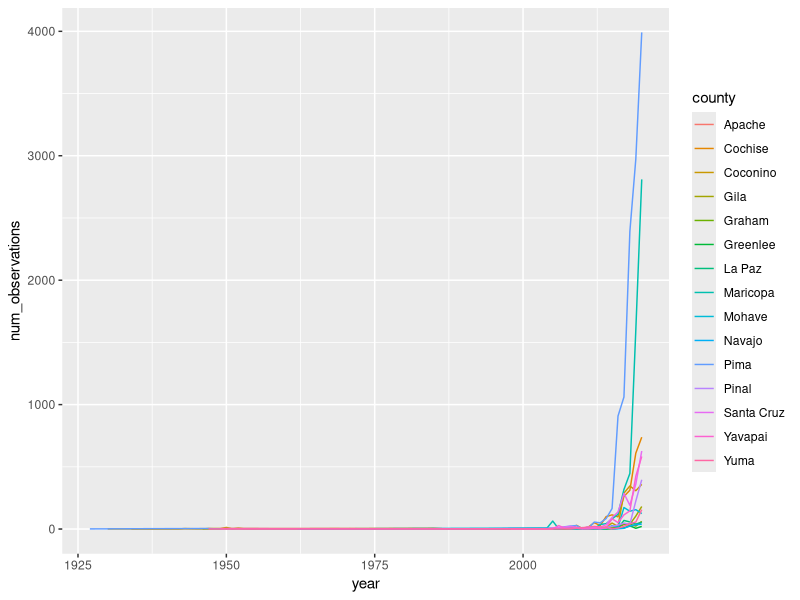
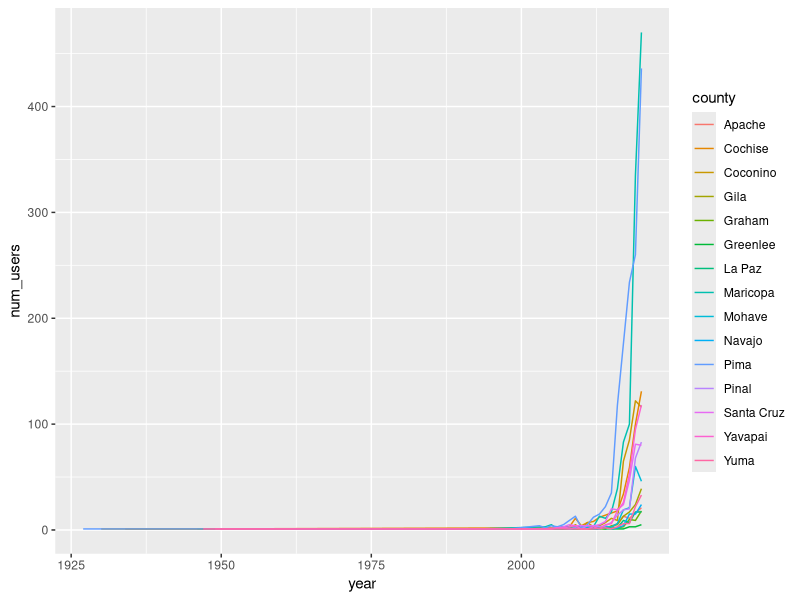
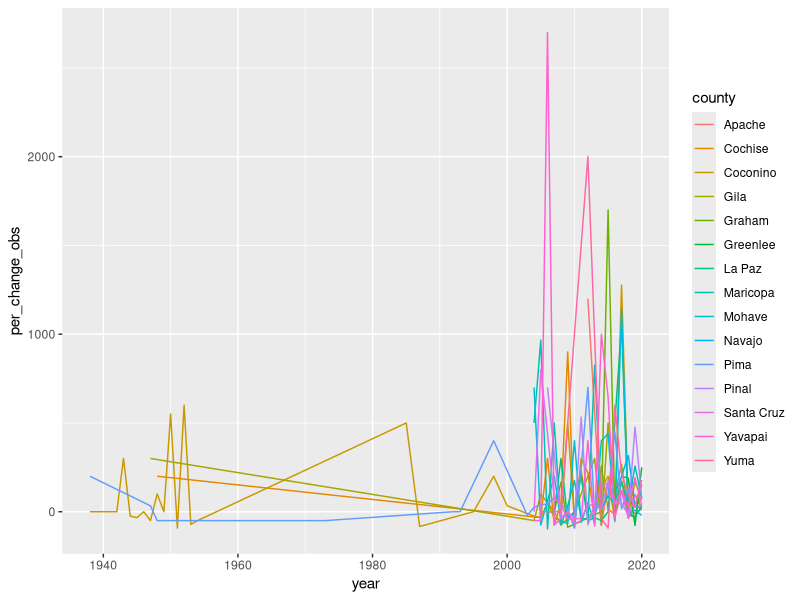
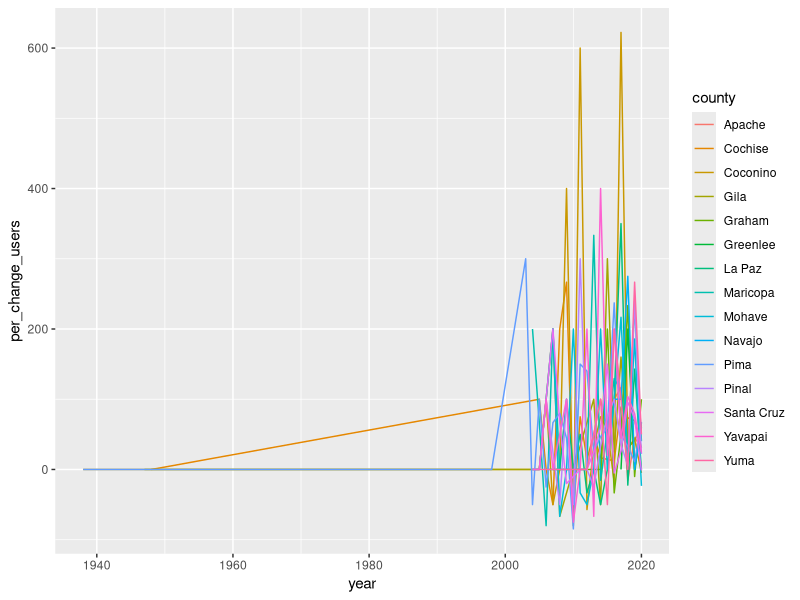

Recreate these plots in R, in order.
# Description of what script does
# Kathleen L Prudic
# klprudic@arizona.edu
# created 2020-07-09

# Remove wonton variables 
rm(list = ls())

# Load additional packages
library(tidyverse)
library(lubridate)

# Load data 
arizona_obs <- read_csv(file = "data/2011-2020-iNat-Arizona.csv")

# Filter data to have months March, April, May only
arizona_spring <- arizona_obs %>%
  filter(month(observed_on) %in% c(3, 4, 5))

# Count number of unique users and observations by county for 2018, 2019, 2020
# Column names are county, year, users, observations
arizona_counts <- arizona_spring %>%
  group_by(place_county_name, year(observed_on)) %>%
  summarize(num_observations = n(), 
            num_users = length(unique(user_id)))

# Rename columns from place_county_name to county and year(observed_on) to year
arizona_counts <- arizona_counts %>% 
  rename(county = place_county_name, 
         year = "year(observed_on)")

# Plot number of observations 
obs_plot <- ggplot(data = arizona_counts, mapping = aes(x = year, 
                                                        y = num_observations,
                                                        group = county, 
                                                        color = county)) +
  geom_line()
obs_plot

# Plot number of users
users_plot <- ggplot(data = arizona_counts, mapping = aes (x = year, 
                                                           y = num_users,
                                                           group = county,
                                                           color = county)) +
  geom_line()
users_plot

# Calculate percent change in observations 2018-2019 and 2019-2020 
# by spring (Mar-May) and county
# ((observations in year t/ observations in year t-1) -1) * 100

arizona_obs_change <- arizona_counts %>% 
  mutate(prev_obs = lag(num_observations)) %>%
  filter(!is.na(prev_obs)) %>%
  mutate(per_change_obs = (((num_observations/prev_obs)-1) * 100)) %>%
  select(-prev_obs)

# Plot percent change in observations
change_obs_plot <- ggplot(data = arizona_obs_change, 
                          mapping = aes(x = year, 
                                        y = per_change_obs,
                                        group = county, 
                                        color = county)) +
  geom_line()
change_obs_plot


# Calculate percent change in users 2018-2019 and 2019-2020 
# by spring (Mar-May) and county

arizona_users_change <- arizona_counts %>% 
  mutate(prev_users = lag(num_users)) %>%
  filter(!is.na(prev_users)) %>%
  mutate(per_change_users = (((num_users/prev_users)-1) * 100)) %>%
  select(-prev_users)

# Plot percent change in users

change_users_plot <- ggplot(data = arizona_users_change, 
                          mapping = aes(x = year, 
                                        y = per_change_users,
                                        group = county, 
                                        color = county)) +
  geom_line()
change_users_plot

# Create dataframe for observations t test
arizona_obs_ttest <- arizona_obs_change %>% 
  select(county, year, per_change_obs) %>%
  pivot_wider(names_from = year, values_from = per_change_obs)

# t test on change in growth in observations

obs_t_test <- t.test(x = arizona_obs_ttest$`2019`, 
                     y = arizona_obs_ttest$`2020`, 
                     paired = TRUE)

# Create dataframe for users t test
arizona_users_ttest <- arizona_users_change %>% 
  select(county, year, per_change_users) %>%
  pivot_wider(names_from = year, values_from = per_change_users)

# t test on change in growth in observations

users_t_test <- t.test(x = arizona_users_ttest$`2019`, 
                     y = arizona_users_ttest$`2020`, 
                     paired = TRUE)

